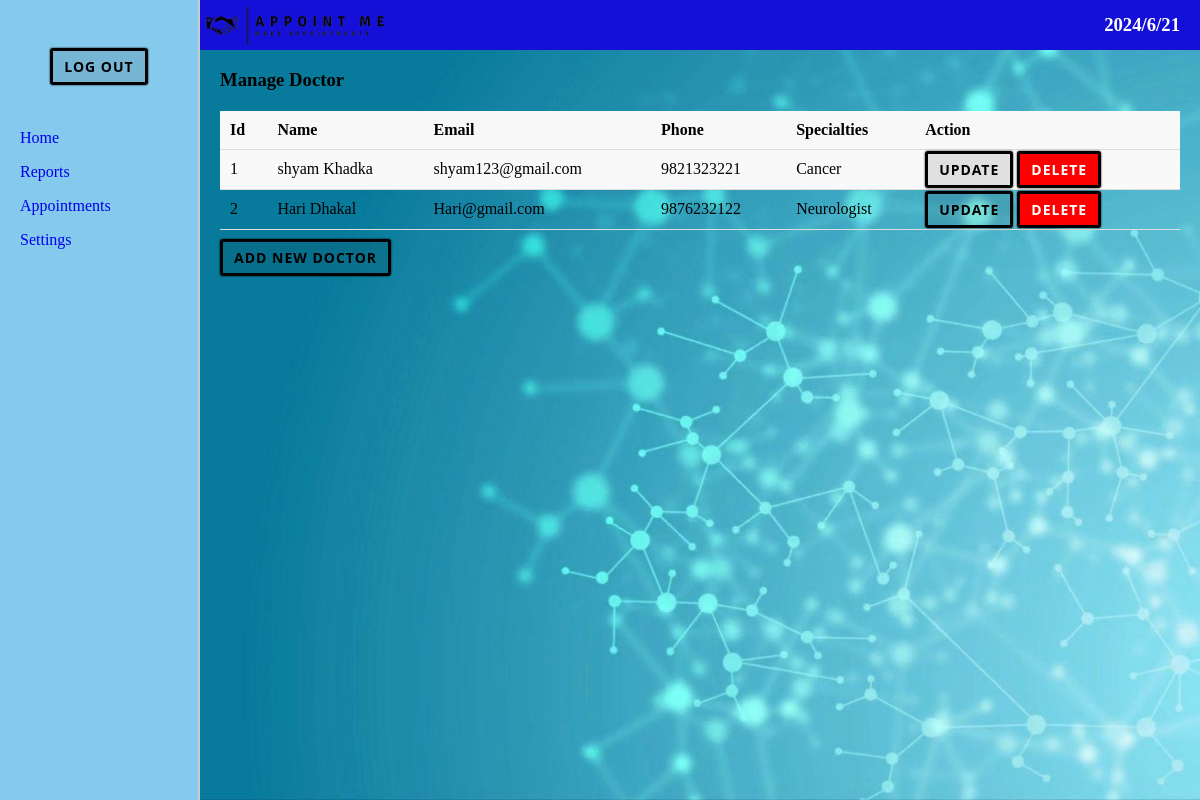
/Admin/admindash.php (signed in), run on the app's committed database.
### tables this page shows
CREATE TABLE `doctor` (
  `Avatar` longblob NOT NULL,
  `did` int(11) NOT NULL,
  `dname` varchar(50) NOT NULL,
  `demail` varchar(50) NOT NULL,
  `dpassword` text NOT NULL,
  `specialties` varchar(50) NOT NULL,
  `ddob` date NOT NULL,
  `dmobile` text NOT NULL,
  `dgender` varchar(20) NOT NULL
);

### Admin/doctors.php (the view, shortened to what this page needs)
<!DOCTYPE html>
<html lang="en">
<head>
    <link rel="stylesheet" href="../Styles/style-prev.css">
</head>
<body>
    <div class="doctors">
        <?php
                include("../backend/conn.php");
                $stmt = $conn->prepare("SELECT * FROM doctor");
                $stmt->execute();
                $result = $stmt->get_result();
                if ($result->num_rows > 0) {
                    echo "<h3>Manage Doctor</h3>";
                    echo "<table>";
                    echo "<tr><th>Id</th><th>Name</th><th>Email</th><th>Phone</th><th>Specialties</th><th>Action</th></tr>";
                    while ($row = $result->fetch_assoc()) {
                        echo "<tr>
                        <td>{$row['did']}</td>
                        <td>{$row['dname']}</td>
                        <td>{$row['demail']}</td>
                        <td>{$row['dmobile']}</td>
                        <td>{$row['specialties']}</td>
                        <td>
                            <a href='updateDoc.php?id={$row['did']}' class='logout-btn'>Update</a>
                            <a href='deleteDoctor.php?id={$row['did']}' class='logout-btn delete' onclick='return confirm(\"Are you sure you want to delete this doctor?\")'>Delete</a>
                        </td>
                        </tr>";
                    }
                    echo "</table>";
                } else {
                    echo "<p>No doctors found.</p>";
                }
                ?>
            </div>
            <div class="add-user">
                <br>
                <a class="logout-btn" href="addDoc.php">Add new Doctor</a>
            </div>
        </body>
        </html>

### Styles/dashboard.css (style rules this page uses)
body { box-sizing: border-box; margin: 0; padding: 0; overflow-x: hidden; }
a { text-decoration: none; }

### Styles/style-prev.css (style rules this page uses)
body { margin: 0; }
.logout-btn { margin:8px 0px; cursor: pointer; background-color: rgba(0, 0, 0, 0.1); padding: 6px 11px; border: none; border-radius: 3px; font-size: 14px; letter-spacing: 1px; text-transform: uppercase; color: black; border: 3px solid black; font-family: 'Segoe UI', Tahoma, Geneva, Verdana, sans-serif; font-weight: bold; box-shadow: 0px 0px 2px black; transition-duration: 0.3s; }

### Admin/doctors.php (style rules this page uses)
table { width: 100%; border-collapse: collapse; margin-top: 20px; }
th, td { padding: 10px; text-align: left; border-bottom: 1px solid #ddd; }
th { background-color: #f8f8f8; }
tr:nth-child(even) { background-color: #f9f9f9; }
.delete { background-color: red; color: white; }

### data on the page
doctor: did "1", dname "shyam Khadka", demail "shyam123@gmail.com", dmobile "9821323221", specialties "Cancer"
doctor: did "2", dname "Hari Dhakal", demail "Hari@gmail.com", dmobile "9876232122", specialties "Neurologist"
